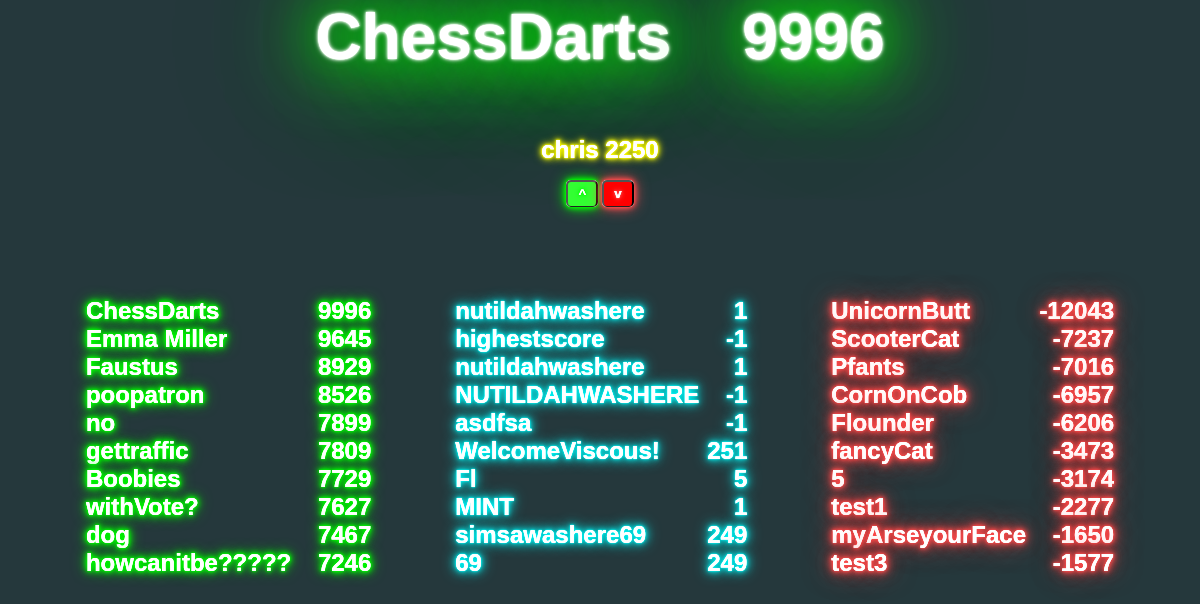
The page /indexweb/ on the database its author committed.
### entries/models.py (models this page shows, shortened)
class Entry(models.Model):
    text = models.CharField(max_length=15)
    score = models.IntegerField(default=0)
    pub_date = models.DateTimeField('date published')
    voted = models.BooleanField(default=False)
    def was_published_recently(self):
        return self.pub_date >= timezone.now() - datetime.timedelta(days=1)
    was_published_recently.admin_order_field = 'pub_date'
    was_published_recently.boolean = True
    was_published_recently.short_description = 'Published recently?'
    objects = EntryManager()

### entries/views.py (the view)
# urls.py: url(r'^indexweb/$', 'entries.views.indexweb'),
def indexweb(request):
    context = {
      'latest_entry_list': Entry.objects.order_by('-pub_date')[:10], # simple sorting by datetime, latest first, 10 items
      'high_entry_list': Entry.objects.order_by('-score','-pub_date')[:10], # simple sorting by score high to low, 10 items
      'high_entry': Entry.objects.order_by('-score','-pub_date')[:1], # simple sorting by score high to low, 10 items
      'low_entry_list': Entry.objects.order_by('score','-pub_date')[:10], # simple sorting by score low to high, 10 items
      'voting_entry_list': Entry.objects.unvoted_or_random(), # actually one item, command from extended object manager
    }
    return render(request, 'entries/indexweb.html', context);

### entries/models.py (called while the page is built)
    def unvoted_or_random(self):
        unvoted_entries = self.filter(voted = False).order_by('-pub_date')
        voted_entries = self.filter(voted = True).order_by('?')
        if unvoted_entries:
            return unvoted_entries[:1]
        else:
            return voted_entries[:1]

### entries/templates/entries/indexweb.html (shortened to what this page needs)
 <!doctype html>
 <html lang="en">
 <head>
 </head>
<body class="body" style="background-color:#25383C;">
      <header>
      <div style="text-align: center">
        {% for entry in high_entry %}
          <li class = "top"><a href="/entries/{{ entry.id }}/">{{ entry.text }}&nbsp;&nbsp;&nbsp;&nbsp;{{ entry.score }}</a></li>
        {% endfor %}
        </div>
      </header>
  <p>
      <div id="Enter" class = "enter">
      <div style="text-align: center">
        <input type="text" name="text" autofocus value="" onfocus="this.value = this.value;"id="input" maxlength="15" style="background-color: transparent;  border: none;"/>
        </div>
    </div>
  <p>
  <p>
    <div id="Vote">
      <div style="text-align: center">
      {% for entry in voting_entry_list %}
        <li class = "vote"><a href="/entries/{{ entry.id }}/">{{ entry.text }}&nbsp{{ entry.score }}</a></li>
        <p>
        <li><form method="POST" action="/vote/" >
        <div>
          <input type="submit" name='voteupweb' value="^" class = "awesomeG"/>
          <input type="submit" name='votedownweb' value="v" class = "awesomeR"/>
          </form><li>
          </div>
      {% endfor %}
      </div>
   <div class = "tableCenter">
    <div class = "table">
      {% for entry in high_entry_list %}
        <li><a href="/entries/{{ entry.id }}/"> <div class = "high" style = "text-align: left";>{{ entry.text }}&nbsp;&nbsp;&nbsp;&nbsp;<div style="float: right">{{ entry.score }}</div></a></li>
      {% endfor %}
     </div>
     <div class = "table">
      {% for entry in latest_entry_list %}
        <li><a href="/entries/{{ entry.id }}/"><div class = "latest" style = "text-align: left";>{{ entry.text }}&nbsp;&nbsp;&nbsp;&nbsp;<div style="float: right">{{ entry.score }}</div></a></li>
      {% endfor %}
     </div>
     <div class = "table">
      {% for entry in low_entry_list %}
        <li><a href="/entries/{{ entry.id }}/"><div class = "low" style = "text-align: left";>{{ entry.text }}&nbsp;&nbsp;&nbsp;&nbsp;<div style="float: right">{{ entry.score }}</div></a></li>
      {% endfor %}
      </div>
     </div>
</body>
</html>

### entries/templates/entries/indexweb.html (style rules this page uses)
.body { margin:0; padding:0; }
.top a { color: #FFFFFF; text-shadow: 0 0 1px #fff, 0 0 3px #fff, 0 0 5px #fff, 0 0 1px #00FF00, 0 0 50px #00FF00, 0 0 80px #00FF00, 0 0 100px #00FF00, 0 0 150px #00FF00; font-family:arial; font-size: 48pt; font-weight:bold; text-decoration: none; margin: 0 auto; clear:both; }
.latest a { color: #FFFFFF; text-shadow: 0 0 0.2px #fff, 0 0 0.3px #fff, 0 0 0.5px #00ffff, 0 0 0.75px #00ffff, 0 0 1px #00ffff, 0 0 2px #00ffff, 0 0 5px #00ffff, 0 0 10px #00ffff, 0 0 15px #00ffff; font-family:arial; font-size: 18pt; font-weight:bold; text-decoration: none; margin-left:auto; margin-right:auto; }
.low a { color: #FFFFFF; text-shadow: 0 0 0.2px #fff, 0 0 0.5px #fff, 0 0 1px #ff4c4c, 0 0 3px #ff4c4c, 0 0 5px #ff4c4c, 0 0 7px #ff4c4c, 0 0 10px #ff4c4c, 0 0 15px #ff4c4c, 0 0 30px #ff4c4c; font-family:arial; font-size: 18pt; font-weight:bold; text-decoration: none; }
.high a { color: #FFFFFF; text-shadow: 0 0 0.2px #fff, 0 0 0.5px #fff, 0 0 0.75px #00ff00, 0 0 1px #00ff00, 0 0 3px #00ff00, 0 0 5px #00ff00, 0 0 7px #00ff00, 0 0 10px #00ff00, 0 0 15px #00ff00; font-family:arial; font-size: 18pt; font-weight:bold; text-decoration: none; }
.vote a { color: #FFFFFF; text-shadow: 0 0 0.1px #fff, 0 0 0.2px #fff, 0 0 0.5px #ffff00, 0 0 1px #ffff00, 0 0 2px #ffff00, 0 0 3px #ffff00, 0 0 5px #ffff00, 0 0 7px #ffff00, 0 0 10px #ffff00; font-family:arial; font-size: 18pt; font-weight:bold; text-decoration: none; float:center; clear:both; }
li { list-style-type: none; }
input[type='text'] { color: #FFFFFF; text-shadow: 0 0 0.2px #fff, 0 0 0.5px #fff, 0 0 0.75px #00ff00, 0 0 1px #00ff00, 0 0 3px #00ff00, 0 0 5px #00ff00, 0 0 7px #00ff00, 0 0 10px #00ff00, 0 0 15px #00ff00; font-family:arial; font-size: 18pt; font-weight:bold; text-decoration: none; }
.awesomeG { display: inline-block; background-color: #33FF33; padding: 5px 10px 6px; color: #fff; text-decoration: none; font-weight: bold; line-height: 1; -moz-border-radius: 5px; -webkit-border-radius: 5px; -moz-box-shadow: 0 0 0.1px #fff, 0 0 0.2px #fff, 0 0 0.3px #00ff00, 0 0 0.5px #00ff00, 0 0 1px #00ff00, 0 0 2px #00ff00, 0 0 5px #00ff00, 0 0 7px #00ff00, 0 0 15px #00ff00; -webkit-box-shadow: 0 0 0.1px #fff, 0 0 0.2px #fff, 0 0 0.3px #00ff00, 0 0 0.5px #00ff00, 0 0 1px #00ff00, 0 0 2px #00ff00, 0 0 5px #00ff00, 0 0 7px #00ff00, 0 0 15px #00ff00; text-shadow: 0 0 0.1px #fff, 0 0 0.2px #fff, 0 0 0.3px #00ff00, 0 0 0.5px #00ff00, 0 0 1px #00ff00, 0 0 2px #00ff00, 0 0 3px #00ff00, 0 0 5px #00ff00, 0 0 7px #00ff00; border-bottom: 1px solid #222; position: relative; cursor: pointer; }
.awesomeR { display: inline-block; background-color: #FF0000; padding: 5px 10px 6px; color: #fff; text-decoration: none; font-weight: bold; line-height: 1; -moz-border-radius: 5px; -webkit-border-radius: 5px; -moz-box-shadow: 0 0 0.1px #fff, 0 0 0.2px #fff, 0 0 0.3px #ff4c4c, 0 0 0.5px #ff4c4c, 0 0 1px #ff4c4c, 0 0 2px #ff4c4c, 0 0 5px #ff4c4c, 0 0 7px #ff4c4c, 0 0 15px #ff4c4c; -webkit-box-shadow: 0 0 0.1px #fff, 0 0 0.2px #fff, 0 0 0.3px #ff4c4c, 0 0 0.5px #ff4c4c, 0 0 1px #ff4c4c, 0 0 2px #ff4c4c, 0 0 5px #ff4c4c, 0 0 7px #ff4c4c, 0 0 15px #ff4c4c; text-shadow: 0 0 0.1px #fff, 0 0 0.2px #fff, 0 0 0.3px #ff4c4c, 0 0 0.5px #ff4c4c, 0 0 1px #ff4c4c, 0 0 2px #ff4c4c, 0 0 3px #ff4c4c, 0 0 5px #ff4c4c, 0 0 7px #ff4c4c; border-bottom: 1px solid #222; position: relative; cursor: pointer; }
.tableCenter { margin: 30px 0; padding: 20px; clear: both; text-align: center; overflow:hidden; }
.table { display: inline-block; padding: 40px; }

### rows shown on the page
Entry: text "ChessDarts", score "9996"
Entry: text "chris", score "2250"
Entry: text "Emma Miller", score "9645"
Entry: text "Faustus", score "8929"
Entry: text "poopatron", score "8526"
Entry: text "no", score "7899"
Entry: text "gettraffic", score "7809"
Entry: text "Boobies", score "7729"
Entry: text "withVote?", score "7627"
Entry: text "dog", score "7467"
Entry: text "howcanitbe?????", score "7246"
Entry: text "nutildahwashere", score "1"
Entry: text "highestscore", score "-1"
Entry: text "nutildahwashere", score "1"
Entry: text "NUTILDAHWASHERE", score "-1"
Entry: text "asdfsa", score "-1"
Entry: text "WelcomeViscous!", score "251"
Entry: text "Fl", score "5"
Entry: text "MINT", score "1"
Entry: text "simsawashere69", score "249"
Entry: text "69", score "249"
Entry: text "UnicornButt", score "-12043"
Entry: text "ScooterCat", score "-7237"
Entry: text "Pfants", score "-7016"
Entry: text "CornOnCob", score "-6957"
Entry: text "Flounder", score "-6206"
Entry: text "fancyCat", score "-3473"
Entry: text "5", score "-3174"
Entry: text "test1", score "-2277"
Entry: text "myArseyourFace", score "-1650"
Entry: text "test3", score "-1577"
